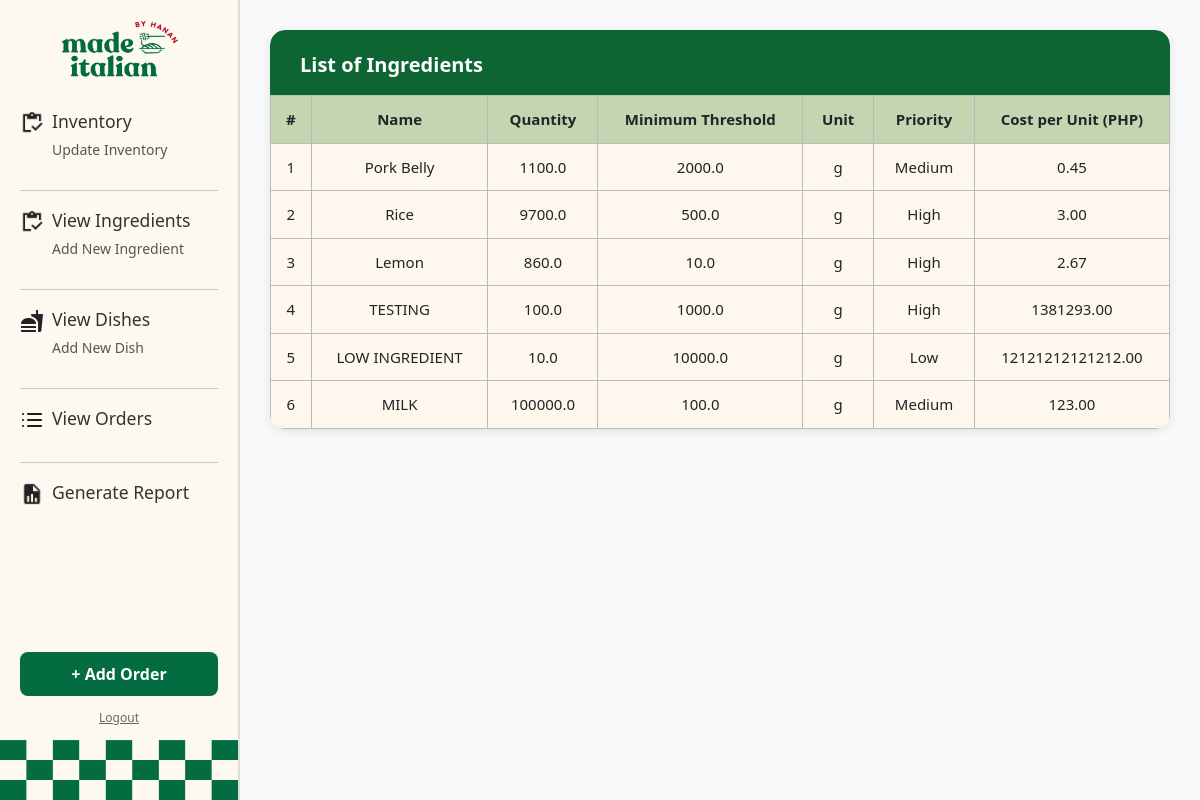
Screenshot of /view_ingredients (signed in) with the database file from the repository.
### hananApp/models.py (models this page shows, shortened)
class Ingredient(models.Model):
    PRIORITIES = [
        (1, 'High'),
        (2, 'Medium'),
        (3, 'Low')
    ]
    UNITS = [
        ('g', 'Grams'),
        ('pcs', 'Pieces')
    ]
    name = models.CharField(max_length=255)
    id = models.BigAutoField(primary_key=True)
    min_threshold = models.FloatField()
    quantity = models.FloatField()
    priority = models.IntegerField(choices=PRIORITIES)
    unit = models.CharField(max_length=10,choices=UNITS)
    price_per_unit = models.FloatField()

### hananApp/views.py (the view)
# urls.py: path('view_ingredients', views.view_ingredients, name='view_ingredients'),
def view_ingredients(request):
    logger.info("Entered view: view_ingredients")
    ingredients = Ingredient.objects.all()
    return render(request, 'hananApp/view_ingredients.html', {'ingredients':ingredients})

### hananApp/templates/hananApp/view_ingredients.html (shortened to what this page needs)
{% extends 'hananApp/base.html' %}
{% block content %}
<div class="table-wrapper">
    <div class="table-header">List of Ingredients</div>
    {% if ingredients %}
        <table class="ingredients-table">
            <thead>
                <tr>
                    <th style="width: 40px;">#</th>
                    <th>Name</th>
                    <th>Quantity</th>
                    <th>Minimum Threshold</th>
                    <th>Unit</th>
                    <th>Priority</th>
                    <th>Cost per Unit (PHP)</th>
                </tr>
            </thead>
            <tbody>
                {% for ingredient in ingredients %}
                    <tr>
                        <td>{{ forloop.counter }}</td>
                        <td>{{ ingredient.name }}</td>
                        <td>{{ ingredient.quantity }}</td>
                        <td>{{ ingredient.min_threshold }}</td>
                        <td>{{ ingredient.unit }}</td>
                        <td>{{ ingredient.get_priority_display }}</td>
                        <td>{{ ingredient.price_per_unit|floatformat:2 }}</td>
                    </tr>
                {% endfor %}
            </tbody>
        </table>
    {% else %}
        <div class="p-3">No ingredients available.</div>
    {% endif %}
</div>
{% endblock %}

### hananApp/templates/hananApp/view_ingredients.html (style rules this page uses)
.table-wrapper { background-color: #ffffff; border-radius: 15px; box-shadow: 0 2px 10px rgba(0,0,0,0.1); overflow: hidden; margin-bottom: 30px; }
.table-header { background-color: #0c6533; color: white; padding: 20px 30px 15px; font-size: 20px; font-weight: bold; border-top-left-radius: 15px; border-top-right-radius: 15px; }
.ingredients-table { width: 100%; border-collapse: collapse; background-color: #fdf7ed; }
.ingredients-table th, .ingredients-table td { border: 1px solid #bbb; padding: 12px 15px; font-size: 15px; text-align: left; }
.ingredients-table th { background-color: #c3d6b1; font-weight: bold; text-align: center; }
.ingredients-table td { text-align: center; }

### rows the page displays
Ingredient: name "Pork Belly", quantity "1100.0", min_threshold "2000.0", unit "g", priority "Medium", price_per_unit "0.45"
Ingredient: name "Rice", quantity "9700.0", min_threshold "500.0", unit "g", priority "High", price_per_unit "3.00"
Ingredient: name "Lemon", quantity "860.0", min_threshold "10.0", unit "g", priority "High", price_per_unit "2.67"
Ingredient: name "TESTING", quantity "100.0", min_threshold "1000.0", unit "g", priority "High", price_per_unit "1381293.00"
Ingredient: name "LOW INGREDIENT", quantity "10.0", min_threshold "10000.0", unit "g", priority "Low", price_per_unit "12121212121212.00"
Ingredient: name "MILK", quantity "100000.0", min_threshold "100.0", unit "g", priority "Medium", price_per_unit "123.00"
